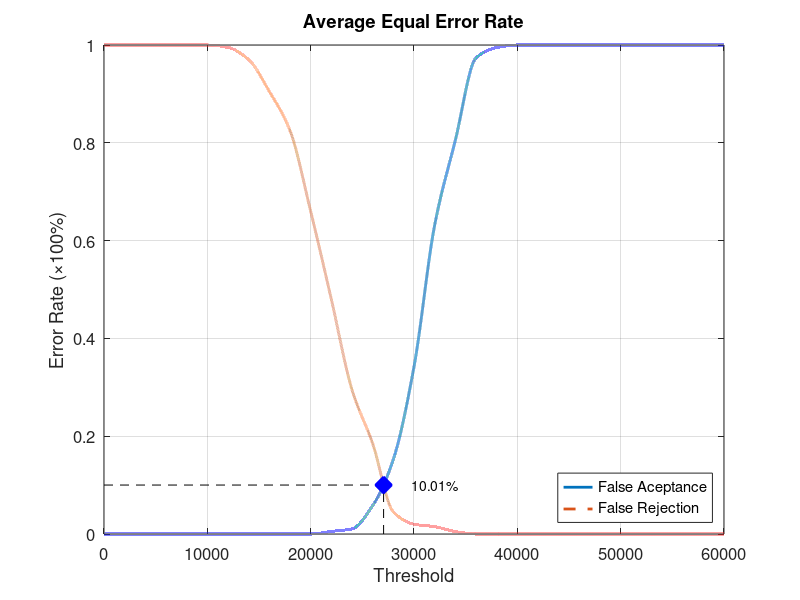
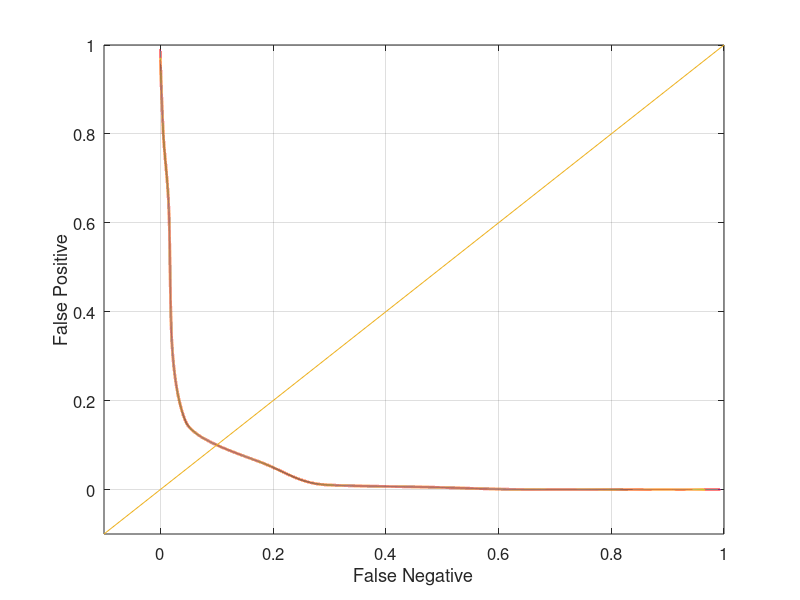

These figures' MATLAB source, in order:
function yEER = Database3_1
close all;
clear;
clc;
x = 0:2000:60000;
xq = 0:0.5:60000;

y0 = [0 0 0 0 0 0 0 0 0 0 0 0.00526316 0.0105263 0.0578947 0.152632 0.342105 0.631579 0.805263 0.973684 0.994737 1 1 1 1 1 1 1 1 1 1 1];
yy0 = interp1(x, y0, xq, 'pchip');
y1 = [1 1 1 1 1 1 0.995 0.97 0.905 0.825 0.66 0.48 0.295 0.185 0.045 0.02 0.015 0.005 0 0 0 0 0 0 0 0 0 0 0 0 0];
yy1 = interp1(x, y1, xq, 'pchip');

% Calculating EER: 
y2 = abs(y0 - y1);
find(y2 == min(y2))
yy2 = abs(yy0 - yy1);
xEER = find(yy2 == min(yy2));
xEERIndex = xq(xEER) % X-axis EER
yEER = yy0(xEER) % Y-axis EER

main = figure
plot(xq, yy0,'-','LineWidth', 2);	hold on
plot(xq, yy1,'--','LineWidth', 2);	hold on
plot([xEERIndex xEERIndex], [0 yEER], 'k--');	hold on
plot([0 xEERIndex], [yEER yEER], 'k--');	hold on
plot(xEERIndex, yEER, 'bx', 'LineWidth', 10);	hold on
text(xEERIndex + 10 * xEERIndex / 100, yEER, [num2str(round((10000 * yEER)) / 100) '%'])
legend('False Aceptance', 'False Rejection', 'Location', 'SouthEast')
xlabel('Threshold')
ylabel('Error Rate (\times100%)')
title('Average Equal Error Rate')
set(gca, 'FontSize', 12)
axis([0 60000 0 1])
grid on

print(main, 'Database3_1Main', '-dpng');
FNRxFPR = figure('Color', [1 1 1]);
plot(yy1, yy0, '-', yy1, yy0, 'LineWidth', 2);
hold on
y = -0.1:0.1:1
plot(y, y); 
set(gca, 'FontSize', 12)
xlabel('False Negative')
ylabel('False Positive')
axis([-0.1 1 -0.1 1])
set(gca, 'FontSize', 12)
grid on

print(FNRxFPR, 'Database3_1FNRxFPR','-dpng');
end
